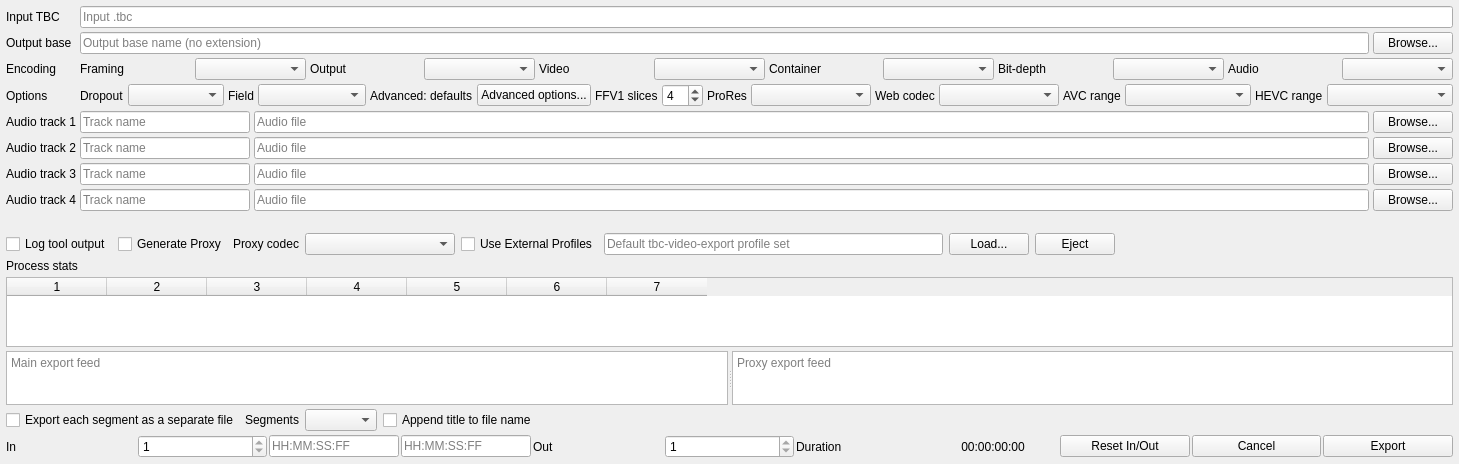
<?xml version="1.0" encoding="UTF-8"?>
<ui version="4.0">
 <class>ExportDialog</class>
 <widget class="QWidget" name="ExportDialog">
  <property name="geometry">
   <rect>
    <x>0</x>
    <y>0</y>
    <width>520</width>
    <height>340</height>
   </rect>
  </property>
  <layout class="QVBoxLayout" name="mainLayout">
   <property name="spacing">
    <number>4</number>
   </property>
   <property name="sizeConstraint">
    <enum>QLayout::SetDefaultConstraint</enum>
   </property>
   <property name="leftMargin">
    <number>6</number>
   </property>
   <property name="topMargin">
    <number>6</number>
   </property>
   <property name="rightMargin">
    <number>6</number>
   </property>
   <property name="bottomMargin">
    <number>6</number>
   </property>
   <item>
    <layout class="QFormLayout" name="formLayout">
     <property name="horizontalSpacing">
      <number>4</number>
     </property>
     <property name="verticalSpacing">
      <number>4</number>
     </property>
     <property name="fieldGrowthPolicy">
      <enum>QFormLayout::AllNonFixedFieldsGrow</enum>
     </property>
     <item row="0" column="0">
      <widget class="QLabel" name="inputLabel">
       <property name="text">
        <string>Input TBC</string>
       </property>
      </widget>
     </item>
     <item row="0" column="1">
      <widget class="QLineEdit" name="inputLineEdit">
       <property name="minimumSize">
        <size>
         <width>320</width>
         <height>0</height>
        </size>
       </property>
       <property name="placeholderText">
        <string>Input .tbc</string>
       </property>
      </widget>
     </item>
     <item row="1" column="0">
      <widget class="QLabel" name="outputLabel">
       <property name="text">
        <string>Output base</string>
       </property>
      </widget>
     </item>
     <item row="1" column="1">
      <layout class="QHBoxLayout" name="outputLayout">
       <item>
        <widget class="QLineEdit" name="outputLineEdit">
         <property name="minimumSize">
          <size>
           <width>320</width>
           <height>0</height>
          </size>
         </property>
         <property name="placeholderText">
          <string>Output base name (no extension)</string>
         </property>
        </widget>
       </item>
       <item>
        <widget class="QPushButton" name="outputBrowseButton">
         <property name="text">
          <string>Browse...</string>
         </property>
        </widget>
       </item>
      </layout>
     </item>
     <item row="2" column="0">
      <widget class="QLabel" name="profileLabel">
       <property name="text">
        <string>Encoding</string>
       </property>
      </widget>
     </item>
     <item row="2" column="1">
      <layout class="QHBoxLayout" name="profileLayout">
       <property name="spacing">
        <number>4</number>
       </property>
       <item>
        <widget class="QLabel" name="resolutionLabel">
         <property name="text">
          <string>Framing</string>
         </property>
        </widget>
       </item>
       <item>
        <widget class="QComboBox" name="resolutionModeComboBox">
         <property name="minimumSize">
          <size>
           <width>110</width>
           <height>0</height>
          </size>
         </property>
        </widget>
       </item>
       <item>
        <widget class="QLabel" name="outputResolutionModeLabel">
         <property name="text">
          <string>Output</string>
         </property>
        </widget>
       </item>
       <item>
        <widget class="QComboBox" name="outputResolutionModeComboBox">
         <property name="minimumSize">
          <size>
           <width>104</width>
           <height>0</height>
          </size>
         </property>
        </widget>
       </item>
       <item>
        <widget class="QLabel" name="videoProfileLabel">
         <property name="text">
          <string>Video</string>
         </property>
        </widget>
       </item>
       <item>
        <widget class="QComboBox" name="profileComboBox">
         <property name="minimumSize">
          <size>
           <width>110</width>
           <height>0</height>
          </size>
         </property>
        </widget>
       </item>
       <item>
        <widget class="QLabel" name="mainContainerLabel">
         <property name="text">
          <string>Container</string>
         </property>
        </widget>
       </item>
       <item>
        <widget class="QComboBox" name="mainContainerComboBox">
         <property name="minimumSize">
          <size>
           <width>96</width>
           <height>0</height>
          </size>
         </property>
        </widget>
       </item>
       <item>
        <widget class="QLabel" name="mainBitDepthLabel">
         <property name="text">
          <string>Bit-depth</string>
         </property>
        </widget>
       </item>
       <item>
        <widget class="QComboBox" name="mainBitDepthComboBox">
         <property name="minimumSize">
          <size>
           <width>86</width>
           <height>0</height>
          </size>
         </property>
        </widget>
       </item>
       <item>
        <widget class="QLabel" name="audioProfileLabel">
         <property name="text">
          <string>Audio</string>
         </property>
        </widget>
       </item>
       <item>
        <widget class="QComboBox" name="audioProfileComboBox">
         <property name="minimumSize">
          <size>
           <width>110</width>
           <height>0</height>
          </size>
         </property>
        </widget>
       </item>
      </layout>
     </item>
     <item row="3" column="0">
      <widget class="QLabel" name="optionsLabel">
       <property name="text">
        <string>Options</string>
       </property>
      </widget>
     </item>
     <item row="3" column="1">
      <layout class="QHBoxLayout" name="optionsLayout">
       <property name="spacing">
        <number>4</number>
       </property>
       <item>
        <widget class="QLabel" name="dropoutModeLabel">
         <property name="text">
          <string>Dropout</string>
         </property>
        </widget>
       </item>
       <item>
        <widget class="QComboBox" name="dropoutModeComboBox">
         <property name="minimumSize">
          <size>
           <width>96</width>
           <height>0</height>
          </size>
         </property>
        </widget>
       </item>
       <item>
        <widget class="QLabel" name="dropoutFieldModeLabel">
         <property name="text">
          <string>Field</string>
         </property>
        </widget>
       </item>
       <item>
        <widget class="QComboBox" name="dropoutFieldModeComboBox">
         <property name="minimumSize">
          <size>
           <width>108</width>
           <height>0</height>
          </size>
         </property>
        </widget>
       </item>
      <item>
       <widget class="QLabel" name="advancedOptionsSummaryLabel">
        <property name="toolTip">
         <string>Current non-default advanced export options.</string>
        </property>
        <property name="text">
         <string>Advanced: defaults</string>
        </property>
       </widget>
      </item>
      <item>
       <widget class="QPushButton" name="advancedOptionsButton">
        <property name="toolTip">
         <string>Open the advanced export options dialog (metadata, framing, reverse field order, pipeline options).</string>
        </property>
        <property name="text">
         <string>Advanced options...</string>
        </property>
       </widget>
      </item>
       <item>
        <spacer name="optionsSpacer">
         <property name="orientation">
          <enum>Qt::Horizontal</enum>
         </property>
         <property name="sizeHint" stdset="0">
          <size>
           <width>10</width>
           <height>20</height>
          </size>
         </property>
        </spacer>
       </item>
       <item>
        <widget class="QLabel" name="ffv1SlicesLabel">
         <property name="text">
          <string>FFV1 slices</string>
         </property>
        </widget>
       </item>
       <item>
        <widget class="QSpinBox" name="ffv1SlicesSpinBox">
         <property name="minimum">
          <number>1</number>
         </property>
         <property name="maximum">
          <number>32</number>
         </property>
         <property name="value">
          <number>4</number>
         </property>
        </widget>
       </item>
       <item>
        <widget class="QLabel" name="proresVariantLabel">
         <property name="text">
          <string>ProRes</string>
         </property>
        </widget>
       </item>
       <item>
        <widget class="QComboBox" name="proresVariantComboBox">
         <property name="minimumSize">
          <size>
           <width>120</width>
           <height>0</height>
          </size>
         </property>
        </widget>
       </item>
       <item>
        <widget class="QLabel" name="webCodecLabel">
         <property name="text">
          <string>Web codec</string>
         </property>
        </widget>
       </item>
       <item>
        <widget class="QComboBox" name="webCodecComboBox">
         <property name="minimumSize">
          <size>
           <width>120</width>
           <height>0</height>
          </size>
         </property>
        </widget>
       </item>
       <item>
        <widget class="QLabel" name="avcRangeLabel">
         <property name="text">
          <string>AVC range</string>
         </property>
        </widget>
       </item>
       <item>
        <widget class="QComboBox" name="avcRangeComboBox">
         <property name="minimumSize">
          <size>
           <width>126</width>
           <height>0</height>
          </size>
         </property>
        </widget>
       </item>
       <item>
        <widget class="QLabel" name="hevcRangeLabel">
         <property name="text">
          <string>HEVC range</string>
         </property>
        </widget>
       </item>
       <item>
        <widget class="QComboBox" name="hevcRangeComboBox">
         <property name="minimumSize">
          <size>
           <width>126</width>
           <height>0</height>
          </size>
         </property>
        </widget>
       </item>
      </layout>
     </item>
     <item row="4" column="0">
      <widget class="QLabel" name="audio1Label">
       <property name="text">
        <string>Audio track 1</string>
       </property>
      </widget>
     </item>
     <item row="4" column="1">
      <layout class="QHBoxLayout" name="audio1Layout">
       <item>
        <widget class="QLineEdit" name="audio1NameLineEdit">
         <property name="minimumSize">
          <size>
           <width>124</width>
           <height>0</height>
          </size>
         </property>
         <property name="maximumSize">
          <size>
           <width>170</width>
           <height>16777215</height>
          </size>
         </property>
         <property name="placeholderText">
          <string>Track name</string>
         </property>
        </widget>
       </item>
       <item>
        <widget class="QLineEdit" name="audio1LineEdit">
         <property name="minimumSize">
          <size>
           <width>220</width>
           <height>0</height>
          </size>
         </property>
         <property name="placeholderText">
          <string>Audio file</string>
         </property>
        </widget>
       </item>
       <item>
        <widget class="QPushButton" name="audio1BrowseButton">
         <property name="text">
          <string>Browse...</string>
         </property>
        </widget>
       </item>
      </layout>
     </item>
     <item row="5" column="0">
      <widget class="QLabel" name="audio2Label">
       <property name="text">
        <string>Audio track 2</string>
       </property>
      </widget>
     </item>
     <item row="5" column="1">
      <layout class="QHBoxLayout" name="audio2Layout">
       <item>
        <widget class="QLineEdit" name="audio2NameLineEdit">
         <property name="minimumSize">
          <size>
           <width>124</width>
           <height>0</height>
          </size>
         </property>
         <property name="maximumSize">
          <size>
           <width>170</width>
           <height>16777215</height>
          </size>
         </property>
         <property name="placeholderText">
          <string>Track name</string>
         </property>
        </widget>
       </item>
       <item>
        <widget class="QLineEdit" name="audio2LineEdit">
         <property name="minimumSize">
          <size>
           <width>220</width>
           <height>0</height>
          </size>
         </property>
         <property name="placeholderText">
          <string>Audio file</string>
         </property>
        </widget>
       </item>
       <item>
        <widget class="QPushButton" name="audio2BrowseButton">
         <property name="text">
          <string>Browse...</string>
         </property>
        </widget>
       </item>
      </layout>
     </item>
     <item row="6" column="0">
      <widget class="QLabel" name="audio3Label">
       <property name="text">
        <string>Audio track 3</string>
       </property>
      </widget>
     </item>
     <item row="6" column="1">
      <layout class="QHBoxLayout" name="audio3Layout">
       <item>
        <widget class="QLineEdit" name="audio3NameLineEdit">
         <property name="minimumSize">
          <size>
           <width>124</width>
           <height>0</height>
          </size>
         </property>
         <property name="maximumSize">
          <size>
           <width>170</width>
           <height>16777215</height>
          </size>
         </property>
         <property name="placeholderText">
          <string>Track name</string>
         </property>
        </widget>
       </item>
       <item>
        <widget class="QLineEdit" name="audio3LineEdit">
         <property name="minimumSize">
          <size>
           <width>220</width>
           <height>0</height>
          </size>
         </property>
         <property name="placeholderText">
          <string>Audio file</string>
         </property>
        </widget>
       </item>
       <item>
        <widget class="QPushButton" name="audio3BrowseButton">
         <property name="text">
          <string>Browse...</string>
         </property>
        </widget>
       </item>
      </layout>
     </item>
     <item row="7" column="0">
      <widget class="QLabel" name="audio4Label">
       <property name="text">
        <string>Audio track 4</string>
       </property>
      </widget>
     </item>
     <item row="7" column="1">
      <layout class="QHBoxLayout" name="audio4Layout">
       <item>
        <widget class="QLineEdit" name="audio4NameLineEdit">
         <property name="minimumSize">
          <size>
           <width>124</width>
           <height>0</height>
          </size>
         </property>
         <property name="maximumSize">
          <size>
           <width>170</width>
           <height>16777215</height>
          </size>
         </property>
         <property name="placeholderText">
          <string>Track name</string>
         </property>
        </widget>
       </item>
       <item>
        <widget class="QLineEdit" name="audio4LineEdit">
         <property name="minimumSize">
          <size>
           <width>220</width>
           <height>0</height>
          </size>
         </property>
         <property name="placeholderText">
          <string>Audio file</string>
         </property>
        </widget>
       </item>
       <item>
        <widget class="QPushButton" name="audio4BrowseButton">
         <property name="text">
          <string>Browse...</string>
         </property>
        </widget>
       </item>
      </layout>
     </item>
    </layout>
   </item>
   <item>
    <widget class="QLabel" name="statusLabel">
     <property name="sizePolicy">
      <sizepolicy hsizetype="Preferred" vsizetype="Fixed">
       <horstretch>0</horstretch>
       <verstretch>0</verstretch>
      </sizepolicy>
     </property>
     <property name="text">
      <string/>
     </property>
     <property name="wordWrap">
      <bool>true</bool>
     </property>
    </widget>
   </item>
   <item>
    <layout class="QHBoxLayout" name="outputOptionsLayout">
     <property name="spacing">
      <number>6</number>
     </property>
     <item>
      <widget class="QCheckBox" name="logProcessOutputCheckBox">
       <property name="text">
        <string>Log tool output</string>
       </property>
       <property name="checked">
        <bool>false</bool>
       </property>
      </widget>
     </item>
     <item>
      <widget class="QCheckBox" name="generateProxyCheckBox">
       <property name="text">
        <string>Generate Proxy</string>
       </property>
      </widget>
     </item>
     <item>
      <widget class="QLabel" name="proxyCodecLabel">
       <property name="text">
        <string>Proxy codec</string>
       </property>
      </widget>
     </item>
     <item>
      <widget class="QComboBox" name="proxyCodecComboBox">
       <property name="minimumSize">
        <size>
         <width>150</width>
         <height>0</height>
        </size>
       </property>
      </widget>
     </item>
     <item>
      <widget class="QCheckBox" name="exportProfileConfigCheckBox">
       <property name="text">
        <string>Use External Profiles</string>
       </property>
      </widget>
     </item>
     <item>
      <widget class="QLineEdit" name="exportProfileConfigLineEdit">
       <property name="minimumSize">
        <size>
         <width>220</width>
         <height>0</height>
        </size>
       </property>
       <property name="readOnly">
        <bool>true</bool>
       </property>
       <property name="placeholderText">
        <string>Default tbc-video-export profile set</string>
       </property>
      </widget>
     </item>
     <item>
      <widget class="QPushButton" name="exportProfileConfigLoadButton">
       <property name="text">
        <string>Load...</string>
       </property>
      </widget>
     </item>
     <item>
      <widget class="QPushButton" name="exportProfileConfigEjectButton">
       <property name="text">
        <string>Eject</string>
       </property>
      </widget>
     </item>
     <item>
      <spacer name="outputOptionsSpacer">
       <property name="orientation">
        <enum>Qt::Horizontal</enum>
       </property>
       <property name="sizeHint" stdset="0">
        <size>
         <width>40</width>
         <height>20</height>
        </size>
       </property>
      </spacer>
     </item>
    </layout>
   </item>
   <item>
    <widget class="QLabel" name="processStatsLabel">
     <property name="text">
      <string>Process stats</string>
     </property>
    </widget>
   </item>
   <item>
    <widget class="QTableWidget" name="processStatsTable">
     <property name="rowCount">
      <number>0</number>
     </property>
     <property name="columnCount">
      <number>7</number>
     </property>
    </widget>
   </item>
   <item>
    <widget class="QSplitter" name="feedLogSplitter">
     <property name="minimumSize">
      <size>
       <width>0</width>
       <height>54</height>
      </size>
     </property>
     <property name="orientation">
      <enum>Qt::Horizontal</enum>
     </property>
     <widget class="QPlainTextEdit" name="logTextEdit">
      <property name="readOnly">
       <bool>true</bool>
      </property>
      <property name="placeholderText">
       <string>Main export feed</string>
      </property>
     </widget>
     <widget class="QPlainTextEdit" name="proxyLogTextEdit">
      <property name="readOnly">
       <bool>true</bool>
      </property>
      <property name="placeholderText">
       <string>Proxy export feed</string>
      </property>
     </widget>
    </widget>
   </item>
   <item>
    <layout class="QHBoxLayout" name="segmentsLayout">
     <property name="spacing">
      <number>6</number>
     </property>
     <item>
      <widget class="QCheckBox" name="exportSegmentsCheckBox">
       <property name="text">
        <string>Export each segment as a separate file</string>
       </property>
      </widget>
     </item>
     <item>
      <widget class="QLabel" name="segmentSelectionLabel">
       <property name="text">
        <string>Segments</string>
       </property>
      </widget>
     </item>
     <item>
      <widget class="QComboBox" name="segmentSelectionComboBox"/>
     </item>
     <item>
      <widget class="QCheckBox" name="appendSegmentTitleCheckBox">
       <property name="text">
        <string>Append title to file name</string>
       </property>
      </widget>
     </item>
     <item>
      <widget class="QLabel" name="segmentsSummaryLabel">
       <property name="sizePolicy">
        <sizepolicy hsizetype="Expanding" vsizetype="Preferred">
         <horstretch>1</horstretch>
         <verstretch>0</verstretch>
        </sizepolicy>
       </property>
       <property name="text">
        <string/>
       </property>
      </widget>
     </item>
    </layout>
   </item>
   <item>
    <layout class="QHBoxLayout" name="actionLayout">
     <property name="spacing">
      <number>2</number>
     </property>
     <item>
      <spacer name="actionSpacer">
       <property name="orientation">
        <enum>Qt::Horizontal</enum>
       </property>
       <property name="sizeType">
        <enum>QSizePolicy::Fixed</enum>
       </property>
       <property name="sizeHint" stdset="0">
        <size>
         <width>0</width>
         <height>20</height>
        </size>
       </property>
      </spacer>
     </item>
     <item>
      <widget class="QLabel" name="inPointLabel">
       <property name="text">
        <string>In</string>
       </property>
      </widget>
     </item>
     <item>
      <widget class="QSpinBox" name="inPointSpinBox">
       <property name="minimumSize">
        <size>
         <width>58</width>
         <height>0</height>
        </size>
       </property>
       <property name="minimum">
        <number>1</number>
       </property>
       <property name="maximum">
        <number>1</number>
       </property>
       <property name="value">
        <number>1</number>
       </property>
      </widget>
     </item>
     <item>
      <widget class="QLineEdit" name="inPointTimecodeLineEdit">
       <property name="sizePolicy">
        <sizepolicy hsizetype="Preferred" vsizetype="Fixed">
         <horstretch>0</horstretch>
         <verstretch>0</verstretch>
        </sizepolicy>
       </property>
       <property name="minimumSize">
        <size>
         <width>108</width>
         <height>0</height>
        </size>
       </property>
       <property name="maximumSize">
        <size>
         <width>170</width>
         <height>16777215</height>
        </size>
       </property>
       <property name="placeholderText">
        <string>HH:MM:SS:FF</string>
       </property>
      </widget>
     </item>
     <item>
      <widget class="QLineEdit" name="outPointTimecodeLineEdit">
       <property name="sizePolicy">
        <sizepolicy hsizetype="Preferred" vsizetype="Fixed">
         <horstretch>0</horstretch>
         <verstretch>0</verstretch>
        </sizepolicy>
       </property>
       <property name="minimumSize">
        <size>
         <width>108</width>
         <height>0</height>
        </size>
       </property>
       <property name="maximumSize">
        <size>
         <width>170</width>
         <height>16777215</height>
        </size>
       </property>
       <property name="placeholderText">
        <string>HH:MM:SS:FF</string>
       </property>
      </widget>
     </item>
     <item>
      <widget class="QLabel" name="outPointLabel">
       <property name="text">
        <string>Out</string>
       </property>
      </widget>
     </item>
     <item>
      <widget class="QSpinBox" name="outPointSpinBox">
       <property name="minimumSize">
        <size>
         <width>58</width>
         <height>0</height>
        </size>
       </property>
       <property name="minimum">
        <number>1</number>
       </property>
       <property name="maximum">
        <number>1</number>
       </property>
       <property name="value">
        <number>1</number>
       </property>
      </widget>
     </item>
     <item>
      <widget class="QLabel" name="rangeLengthLabel">
       <property name="text">
        <string>Duration</string>
       </property>
      </widget>
     </item>
     <item>
      <widget class="QLabel" name="rangeLengthValueLabel">
       <property name="sizePolicy">
        <sizepolicy hsizetype="Preferred" vsizetype="Preferred">
         <horstretch>0</horstretch>
         <verstretch>0</verstretch>
        </sizepolicy>
       </property>
       <property name="minimumSize">
        <size>
         <width>110</width>
         <height>0</height>
        </size>
       </property>
       <property name="maximumSize">
        <size>
         <width>140</width>
         <height>16777215</height>
        </size>
       </property>
       <property name="alignment">
        <set>Qt::AlignCenter</set>
       </property>
       <property name="text">
        <string>00:00:00:00</string>
       </property>
      </widget>
     </item>
     <item>
      <widget class="QPushButton" name="resetInOutButton">
       <property name="text">
        <string>Reset In/Out</string>
       </property>
      </widget>
     </item>
     <item>
      <widget class="QPushButton" name="cancelButton">
       <property name="text">
        <string>Cancel</string>
       </property>
      </widget>
     </item>
     <item>
      <widget class="QPushButton" name="exportButton">
       <property name="text">
        <string>Export</string>
       </property>
      </widget>
     </item>
    </layout>
   </item>
  </layout>
 </widget>
 <resources>
  <include location="tbc-analyse-resources.qrc"/>
 </resources>
 <connections/>
</ui>
